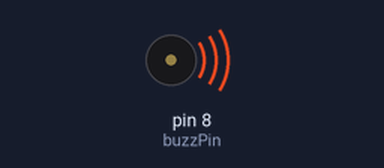
Simulated run of this sketch. Board: Arduino Uno, built with avr-gcc and run on an emulated ATmega328P. Parts: buzzer (waves = sounding).

Above: at 0.1 s.
Timing chart, 0 to 40.0 s (numbered marks = the images above):
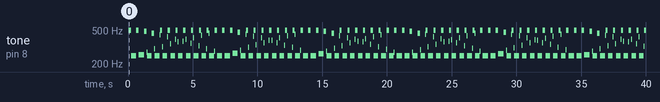

Measured:
- by itself, tone on pin 8 (buzzPin): plays 496 Hz for 0.20 s, 249 Hz for 0.40 s, 496 Hz for 0.20 s, 255 Hz for 0.40 s, 483 Hz for 0.20 s, 275 Hz for 0.04 s … (228 notes in this stretch)

The sketch:

sketch_Buzzers_passive.ino
```cpp
int buzzPin=8;
int t1=1; //time 1 ms
int t2=2; //time 2 ms
int j; // counter

void setup() {
pinMode(buzzPin,OUTPUT);

}

void loop() {
  for (j=1;j<=100;j++) {
    digitalWrite(buzzPin,HIGH);
    delay(t1);
    digitalWrite(buzzPin,LOW);
    delay(t1);
  }

  for (j=1;j<=100;j++) {
    digitalWrite(buzzPin,HIGH);
    delay(t2);
    digitalWrite(buzzPin,LOW);
    delay(t2);
  }

}
```
